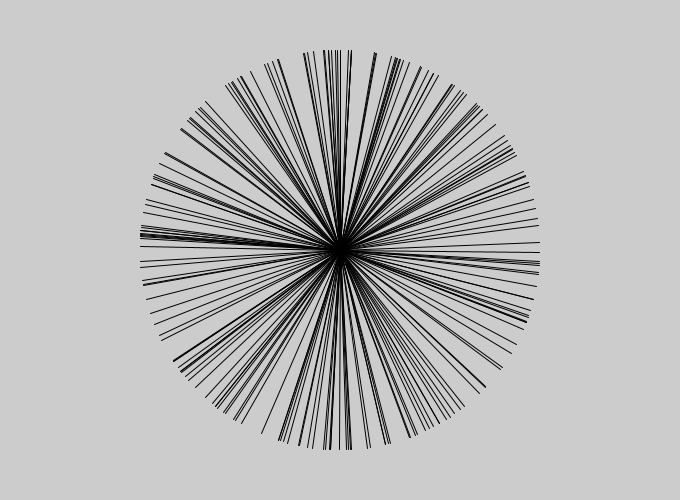
Frame 1 (no input)
Frame 60 (the mouse pressed at the canvas centre just before this capture): identical to frame 1, image omitted
Frame 120 (the mouse held since frame 60 and released just before this capture): identical to frame 1, image omitted

The Processing sketch that drew this single still picture (run headless with seeded random() and noise(); from frame 60 on, the mouse is pressed at the canvas centre):

// Processing sketch: RandomLinesV2
// ── RandomLinesV2.pde
void setup () { // This runs only once
  size(680, 500); // Canvas size
}

int count = 0; // Aux variable to draw N lines and stop do it.

void draw() { // This runs in a infinite loop
  randomPoints(340, 250, 200, 200);
}

/* Generate random points equidistant to origin point (x1,y1).
 ** distance -> The distance from origin point.
 ** nPoints  ->  Tthe number of randomly generated points.
 */

void randomPoints (float x1, float y1, int distance, int nPoints) {

  while (count < nPoints) {

    double randomNumber = Math.random();  // Random numer between 0 and 1.
    
    double theta = randomNumber * 2 * PI; // Random angle between 0 and 2π.
    double xRandom = x1 + distance * Math.cos(theta); // Parametric Equation of a Circle
    double yRandom = y1 + distance * Math.sin(theta); // Parametric Equation of a Circle

    line(x1, y1, (float)xRandom, (float)yRandom);

    count++;
    System.out.println(count);
  }
}
